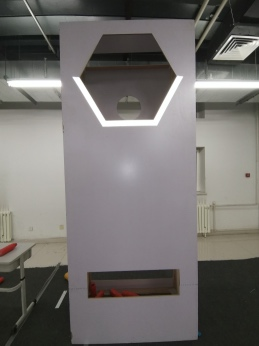
#> input picture frc.jpg, 259 x 346 px, found by its file name
$ python frcsearch.py
#> lines starting #> are read from the running program, lines starting #| are printed output that depends on the picture; after the words box and inside, x2 and y2 are one past the last pixel; in counts of white or black regions, pixels touching at a corner belong together
import cv2
import numpy as np
path = "../frc.jpg"
def stackImages(scale,imgArray):
    rows = len(imgArray)
    cols = len(imgArray[0])
    rowsAvailable = isinstance(imgArray[0], list)
    width = imgArray[0][0].shape[1]
    height = imgArray[0][0].shape[0]
    if rowsAvailable:
        for x in range ( 0, rows):
            for y in range(0, cols):
                if imgArray[x][y].shape[:2] == imgArray[0][0].shape [:2]:
                    imgArray[x][y] = cv2.resize(imgArray[x][y], (0, 0), None, scale, scale)
                else:
                    imgArray[x][y] = cv2.resize(imgArray[x][y], (imgArray[0][0].shape[1], imgArray[0][0].shape[0]), None, scale, scale)
                if len(imgArray[x][y].shape) == 2: imgArray[x][y]= cv2.cvtColor( imgArray[x][y], cv2.COLOR_GRAY2BGR)
        imageBlank = np.zeros((height, width, 3), np.uint8)
        hor = [imageBlank]*rows
        hor_con = [imageBlank]*rows
        for x in range(0, rows):
            hor[x] = np.hstack(imgArray[x])
        ver = np.vstack(hor)
    else:
        for x in range(0, rows):
            if imgArray[x].shape[:2] == imgArray[0].shape[:2]:
                imgArray[x] = cv2.resize(imgArray[x], (0, 0), None, scale, scale)
            else:
                imgArray[x] = cv2.resize(imgArray[x], (imgArray[0].shape[1], imgArray[0].shape[0]), None,scale, scale)
            if len(imgArray[x].shape) == 2: imgArray[x] = cv2.cvtColor(imgArray[x], cv2.COLOR_GRAY2BGR)
        hor= np.hstack(imgArray)
        ver = hor
    return ver

def getContour(img):
    contour, hierarchy = cv2.findContours(img, cv2.RETR_EXTERNAL, cv2.CHAIN_APPROX_NONE)
    contour = sorted(contour, key=cv2.contourArea, reverse=True)
    contour=contour[0:1]
    for cnt in contour:
        # [12 lines of commented-out code are left out]
        x,y,w,h = cv2.boundingRect(cnt)
        cv2.circle(imgContour, (x+w//2,y), 5, [0,0,255], 2)
        #cv2.rectangle(imgContour, (x,y), (x+w, y+h), (0,0,255),2)


img = cv2.imread(path)
#> img is the input picture: shape (346, 259, 3); mean B, G, R 109.5, 111.8, 114.8
imgGray = cv2.cvtColor(img, cv2.COLOR_BGR2GRAY)
mask = cv2.inRange(imgGray, 252, 255)
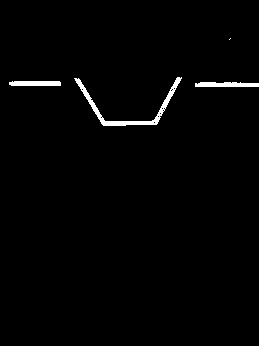
#> mask: shape (346, 259); 1.4% white; 4 white regions (1 under 20 px)
imgBit = cv2.bitwise_and(imgGray,imgGray, mask= mask)
imgContour=img.copy()
img2=img.copy()
getContour(imgBit)
#> in getContour, `contour, hierarchy = cv2.findContours(img, cv2.RETR_EXTERNAL, cv2.CHAI..`: contour = 4 contours, 1 with area under 20; largest, box (x1, y1, x2, y2) and area: (74, 77, 182, 126) 566, (195, 82, 259, 87) 217, (9, 81, 61, 86) 198
#> in getContour, `contour=contour[0:1]`: contour = 1 contour; box (x1, y1, x2, y2) and area: (74, 77, 182, 126) 566
#> the loop in getContour, `for cnt in contour:` made 1 pass
#> (x, y, w, h) on pass 1: (74, 77, 108, 49)
#> after the loop in getContour, `for cnt in contour:`: imgContour: shape (346, 259, 3); 0.1% of pixels changed, all inside (x1, y1, x2, y2) = (122, 71, 135, 84)

template = cv2.imread('template.png')
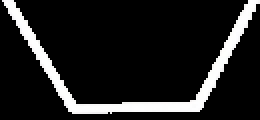
#> input picture template.png, 130 x 60 px (shown 2 times larger)
#> template is the input picture: shape (60, 130, 3); mean B, G, R 31.1, 31.1, 31.1
template = cv2.cvtColor(template, cv2.COLOR_BGR2GRAY)
#> template: shape (60, 130)
template = cv2.inRange(template, 252, 255)
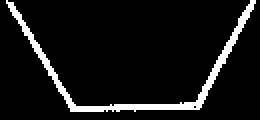
#> template: shape (60, 130) (shown 2 times larger); 7.8% white; 1 white region, box (x1, y1, x2, y2) and area: (3, 0, 128, 56) 611
w, h = template.shape[::-1]
#> w = 130; h = 60
# All the 6 methods for comparison in a list
methods = ['cv2.TM_CCOEFF',
            #'cv2.TM_CCOEFF_NORMED',
            #'cv2.TM_CCORR',
            #'cv2.TM_CCORR_NORMED',
            #'cv2.TM_SQDIFF',  #BAD
            #'cv2.TM_SQDIFF_NORMED',  #BAD
            ]
for meth in methods:
    method = eval(meth)
    # Apply template Matching
    res = cv2.matchTemplate(imgGray,template,method)
    min_val, max_val, min_loc, max_loc = cv2.minMaxLoc(res)
    top_left = max_loc
    bottom_right = (top_left[0] + w, top_left[1] + h)
    cv2.putText(img2, meth, bottom_right,cv2.FONT_HERSHEY_COMPLEX, 0.6, (0,0,255),2)
    cv2.rectangle(img2,top_left, bottom_right, 255, 2)
#> this loop made 1 pass
#> (min_val, max_val, min_loc, top_left, bottom_right) on pass 1: (-4025915.5, 13915377, (65, 241), (66, 68), (196, 128))
#> pass 1, `res = cv2.matchTemplate(imgGray,template,method)`:
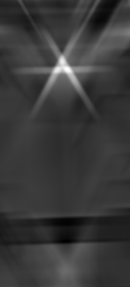
#> res: shape (287, 130) float32; min -4025915.5, max 13915377, mean 72749.3; drawn with min black and max white
#> after the loop:
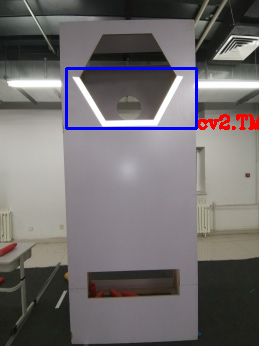
#> img2: shape (346, 259, 3); 1.84% of pixels changed, all inside (x1, y1, x2, y2) = (65, 67, 259, 130)

stackImg = stackImages(0.6, ([img, imgBit,imgContour,template,img2]))
#> in stackImages, `rows = len(imgArray)`: rows = 5
#> in stackImages, `cols = len(imgArray[0])`: cols = 346
#> in stackImages, `rowsAvailable = isinstance(imgArray[0], list)`: rowsAvailable = False
#> after the loop in stackImages, `for x in range(0, rows):`: imgArray = 5 items
#> in stackImages, `hor= np.hstack(imgArray)`:
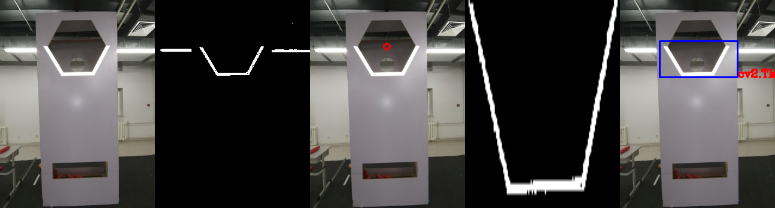
#> hor: shape (208, 775, 3); mean of channels 0, 1, 2 70.5, 71.2, 73.3; drawn as B, G, R
cv2.imshow("img", stackImg)
while True:
    k = cv2.waitKey(0) & 0xFF
#> (key Esc is pressed here)
    if k == 27:
        cv2.destroyAllWindows()
        break
